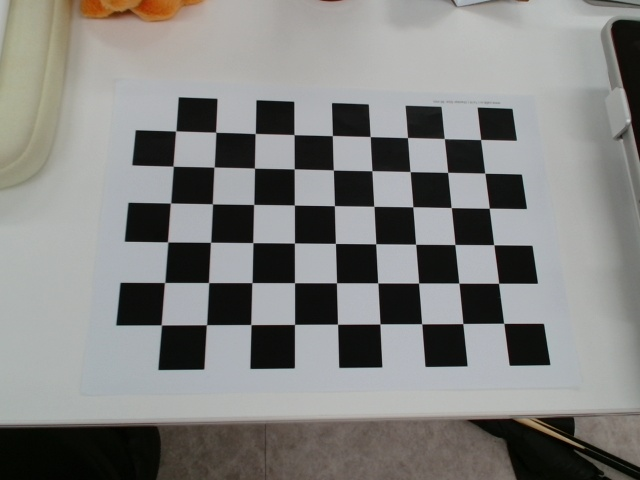
#> input picture calibration/captured_frames/capture_20241127_225745.jpg, 640 x 480 px; its folder holds only this picture in this run
$ python calibration.py
#> lines starting #> are read from the running program, lines starting #| are printed output that depends on the picture; after the words box and inside, x2 and y2 are one past the last pixel; in counts of white or black regions, pixels touching at a corner belong together; long printed decimals are rounded
# 저장된 사진으로 calibration을 수행하는 코드
import cv2
import numpy as np
import os
import glob

# Defining the dimensions of checkerboard
CHECKERBOARD = (9,6)
criteria = (cv2.TERM_CRITERIA_EPS + cv2.TERM_CRITERIA_MAX_ITER, 30, 0.001)

# Creating vector to store vectors of 3D points for each checkerboard image
objpoints = []
# Creating vector to store vectors of 2D points for each checkerboard image
imgpoints = []


# Defining the world coordinates for 3D points
objp = np.zeros((1, CHECKERBOARD[0] * CHECKERBOARD[1], 3), np.float32)
objp[0,:,:2] = np.mgrid[0:CHECKERBOARD[0], 0:CHECKERBOARD[1]].T.reshape(-1, 2)		# 한 칸에 30 mm
prev_img_shape = None

# Extracting path of individual image stored in a given directory
images = glob.glob('./captured_frames/*.jpg')
for fname in images:
    img = cv2.imread(fname)
#> img is the input picture: shape (480, 640, 3); mean B, G, R 128.1, 130.2, 130.3
    gray = cv2.cvtColor(img,cv2.COLOR_BGR2GRAY)
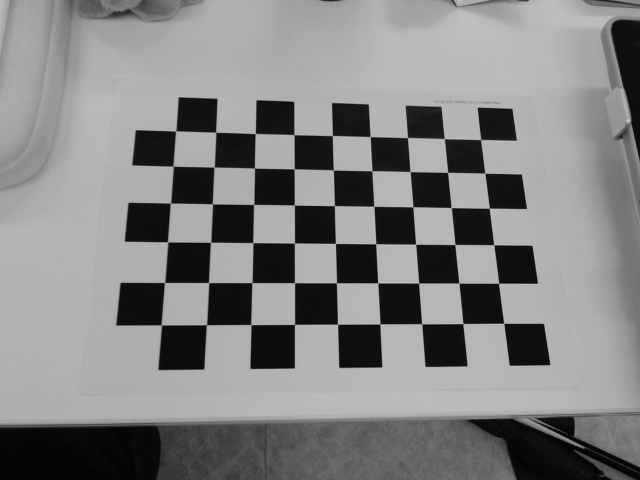
#> gray: shape (480, 640); min 0, max 200, mean 130
    # Find the chess board corners
    # If desired number of corners are found in the image then ret = true
    ret, corners = cv2.findChessboardCorners(gray, CHECKERBOARD, cv2.CALIB_CB_ADAPTIVE_THRESH + cv2.CALIB_CB_FAST_CHECK + cv2.CALIB_CB_NORMALIZE_IMAGE)
#> ret = True; corners = 54 rows, first 8: [503.8, 323.4], [462.8, 323.5], [421.6, 323.8], [379.9, 324], [337.5, 324.2], [294.5, 324.4], [250.8, 324.6], [206.5, 324.7]

    """
    If desired number of corner are detected,
    we refine the pixel coordinates and display
    them on the images of checker board
    """
    if ret == True:
        objpoints.append(objp)
        # refining pixel coordinates for given 2d points.
        corners2 = cv2.cornerSubPix(gray, corners, (11,11),(-1,-1), criteria)
#> corners2 = 54 rows, first 8: [503.7, 323.3], [462.8, 323.6], [421.7, 323.8], [379.9, 323.9], [337.5, 324.2], [294.5, 324.4], [250.9, 324.6], [206.5, 324.7]

        imgpoints.append(corners2)

        # Draw and display the corners
        img = cv2.drawChessboardCorners(img, CHECKERBOARD, corners2, ret)
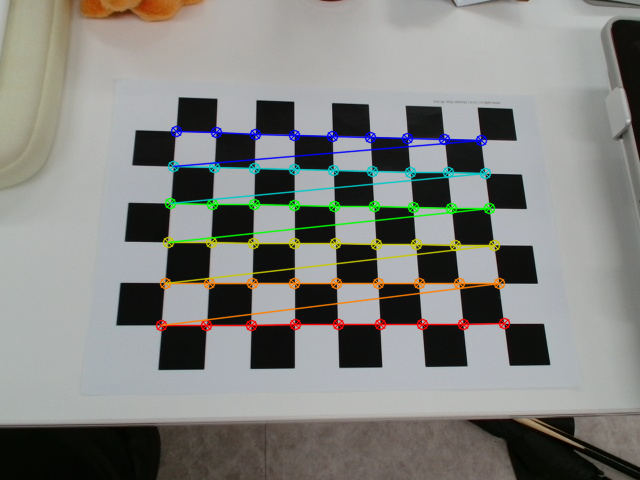
#> img: shape (480, 640, 3); 4.79% of pixels changed, all inside (x1, y1, x2, y2) = (155, 125, 511, 332)

    cv2.imshow('img',img)
    cv2.waitKey(0)
cv2.destroyAllWindows()

h,w = img.shape[:2]
#> h = 480; w = 640

"""
Performing camera calibration by
passing the value of known 3D points (objpoints)
and corresponding pixel coordinates of the
detected corners (imgpoints)
"""
ret, mtx, dist, rvecs, tvecs = cv2.calibrateCamera(objpoints, imgpoints, gray.shape[::-1], None, None)
#> ret = 0.0956; mtx = [[496.4, 0, 319.8], [0, 491.7, 259.8], [0, 0, 1]]; dist = [[-0.0255, 0.367, -0.000131, -0.00261, -1.07]]; rvecs = ([-0.127, 0.453, 3.1],); tvecs = ([4.4, 1.54, 11.86],)
print("Image shape: \n")
print(h, w)
#| 480 640
print("Camera matrix : \n")
print(mtx)
#| [[496.354   0.         319.766]
#|  [  0.         491.669 259.819]
#|  [  0.           0.           1.        ]]
print("dist : \n")
print(dist)
#| [[-2.55211014e-02  3.67202596e-01 -1.30728663e-04 -2.61281229e-03
#|   -1.06957675e+00]]
print("rvecs : \n")
print(rvecs)
#| (array([[-0.1265],
#|        [ 0.4534  ],
#|        [ 3.101]]),)
print("tvecs : \n")
print(tvecs)
#| (array([[ 4.403 ],
#|        [ 1.537],
#|        [11.863]]),)

$ run again, on calibration/captured_frames/capture_20241127_225756.jpg
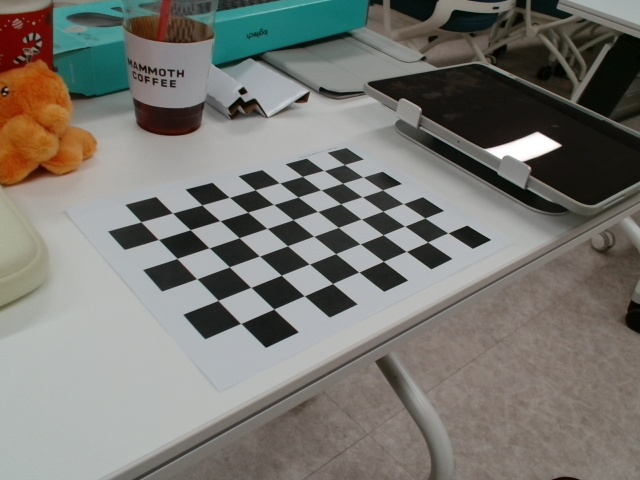
#> input picture calibration/captured_frames/capture_20241127_225756.jpg, 640 x 480 px
#> img is the input picture: shape (480, 640, 3); mean B, G, R 113.3, 118.8, 120.2
#> `gray = cv2.cvtColor(img,cv2.COLOR_BGR2GRAY)`:
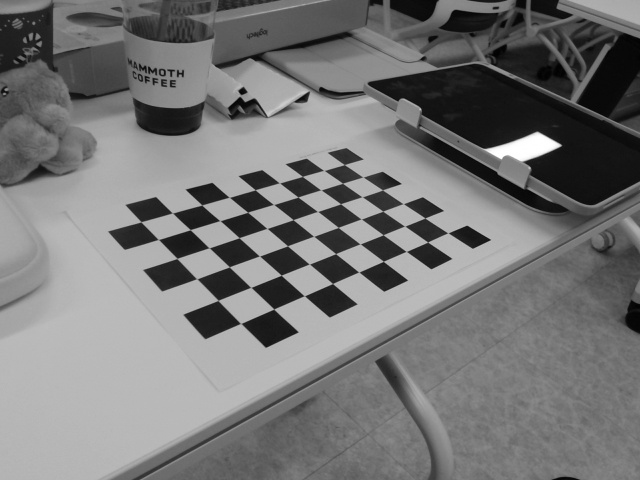
#> gray: shape (480, 640); min 1, max 255, mean 118.6
#> `ret, corners = cv2.findChessboardCorners(gray, CHECKERBOARD, cv2.CALIB..`: ret = True; corners = 54 rows, first 8: [447.8, 232.8], [427.7, 242.1], [406.2, 251.4], [383.4, 261.3], [358.9, 272.1], [332.5, 283.5], [304.4, 295.8], [273.8, 309]
#> corners2 = 54 rows, first 8: [448, 232.9], [427.7, 242], [406.3, 251.4], [383.3, 261.3], [358.8, 272.1], [332.5, 283.5], [304.3, 295.8], [273.8, 309]
#> `img = cv2.drawChessboardCorners(img, CHECKERBOARD, corners2, ret)`:
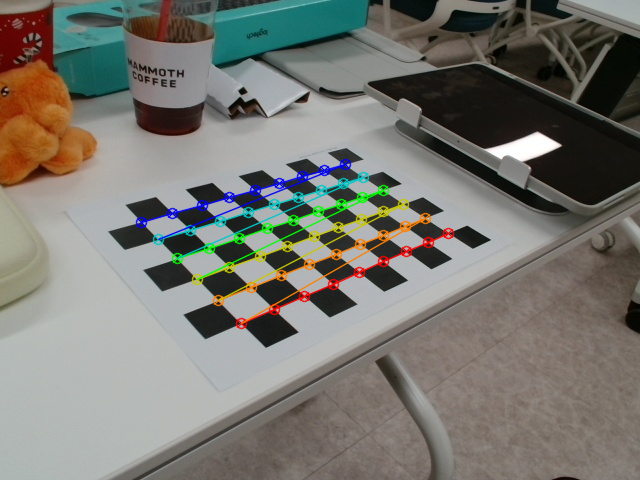
#> img: shape (480, 640, 3); 3.42% of pixels changed, all inside (x1, y1, x2, y2) = (135, 158, 455, 330)
#> `ret, mtx, dist, rvecs, tvecs = cv2.calibrateCamera(objpoints, imgpoint..`: ret = 0.142; mtx = [[599, 0, 314], [0, 552.5, 236.4], [0, 0, 1]]; dist = [[-0.034, 1.75, -0.00326, -0.0054, -14.01]]; rvecs = ([-0.58, 1.05, 2.29],); tvecs = ([4.29, -0.11, 19.13],)
#| 480 640
#| [[598.981   0.         314.033]
#|  [  0.         552.496 236.411]
#|  [  0.           0.           1.        ]]
#| [[-3.40436256e-02  1.75122725e+00 -3.25739886e-03 -5.39845192e-03
#|   -1.40072248e+01]]
#| (array([[-0.5799],
#|        [ 1.048],
#|        [ 2.293]]),)
#| (array([[ 4.288],
#|        [-0.1096],
#|        [19.133]]),)

$ run again, on calibration/captured_frames/capture_20241127_225759.jpg
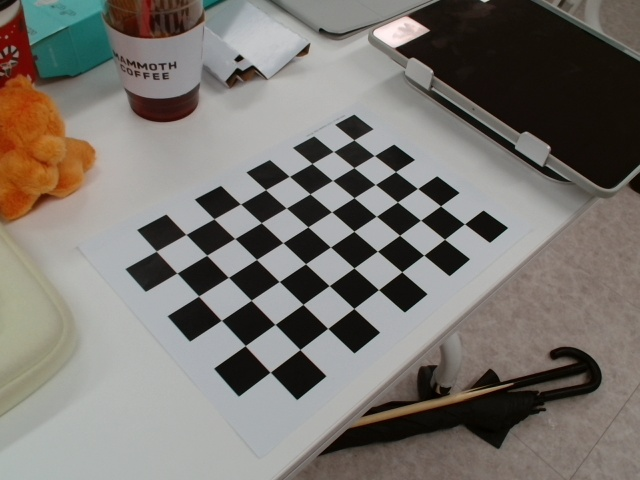
#> input picture calibration/captured_frames/capture_20241127_225759.jpg, 640 x 480 px
#> img is the input picture: shape (480, 640, 3); mean B, G, R 111.4, 116.9, 121.4
#> `gray = cv2.cvtColor(img,cv2.COLOR_BGR2GRAY)`:
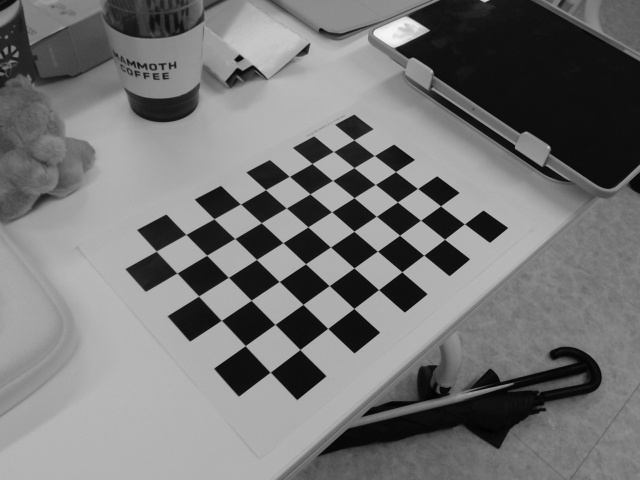
#> gray: shape (480, 640); min 1, max 246, mean 117.7
#> `ret, corners = cv2.findChessboardCorners(gray, CHECKERBOARD, cv2.CALIB..`: ret = True; corners = 54 rows, first 8: [464.5, 223.8], [444.5, 239.3], [423.7, 255.2], [401.7, 271.7], [378.5, 289.6], [353.8, 308.5], [327.8, 328.4], [299.9, 349.5]
#> corners2 = 54 rows, first 8: [464.4, 223.8], [444.6, 239.3], [423.8, 255.2], [401.8, 271.8], [378.5, 289.6], [353.9, 308.5], [327.7, 328.4], [299.9, 349.5]
#> `img = cv2.drawChessboardCorners(img, CHECKERBOARD, corners2, ret)`:
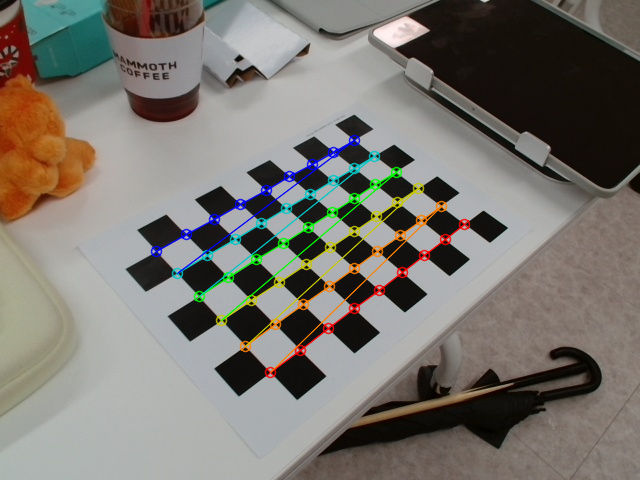
#> img: shape (480, 640, 3); 3.41% of pixels changed, all inside (x1, y1, x2, y2) = (150, 134, 471, 379)
#> `ret, mtx, dist, rvecs, tvecs = cv2.calibrateCamera(objpoints, imgpoint..`: ret = 0.117; mtx = [[568.5, 0, 321.7], [0, 550.2, 254.4], [0, 0, 1]]; dist = [[-0.201, 4.93, -0.000277, -0.00346, -32.12]]; rvecs = ([-0.416, 0.709, 2.32],); tvecs = ([4.53, -0.989, 17.96],)
#| 480 640
#| [[568.509   0.         321.720]
#|  [  0.         550.173 254.387]
#|  [  0.           0.           1.        ]]
#| [[-2.01024901e-01  4.93391616e+00 -2.77398966e-04 -3.45762546e-03
#|   -3.21235868e+01]]
#| (array([[-0.4164],
#|        [ 0.7086],
#|        [ 2.321]]),)
#| (array([[ 4.525],
#|        [-0.9895],
#|        [17.964]]),)

$ run again, on calibration/captured_frames/capture_20241127_225804.jpg
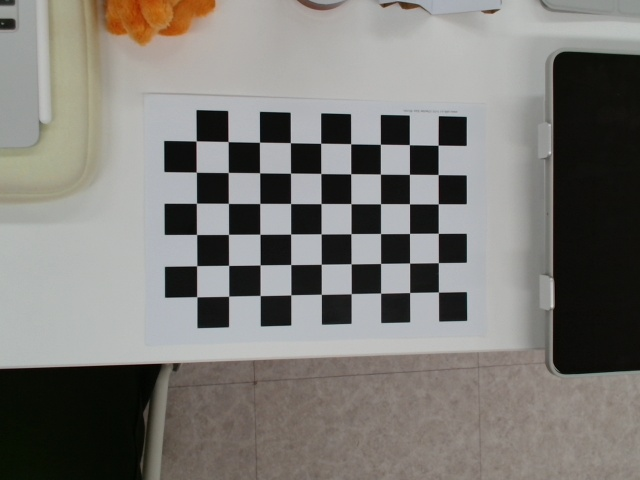
#> input picture calibration/captured_frames/capture_20241127_225804.jpg, 640 x 480 px
#> img is the input picture: shape (480, 640, 3); mean B, G, R 118.7, 122.9, 125.1
#> `gray = cv2.cvtColor(img,cv2.COLOR_BGR2GRAY)`:
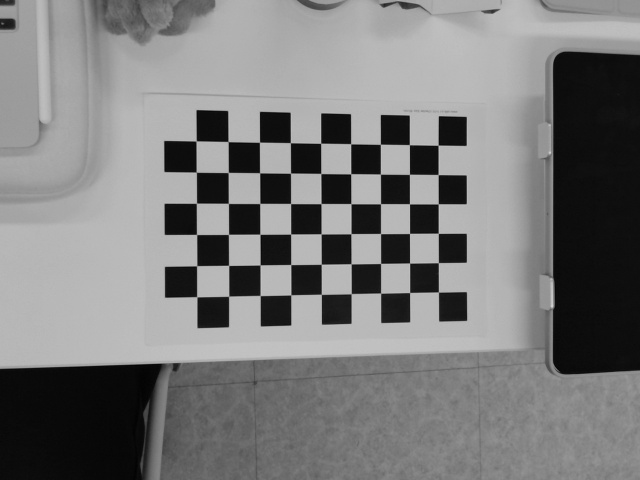
#> gray: shape (480, 640); min 1, max 207, mean 123.1
#> `ret, corners = cv2.findChessboardCorners(gray, CHECKERBOARD, cv2.CALIB..`: ret = True; corners = 54 rows, first 8: [438.4, 292], [409.6, 292.5], [380.6, 293.1], [351.2, 293.7], [321.3, 294.3], [290.8, 294.9], [260.1, 295.5], [228.6, 296.3]
#> corners2 = 54 rows, first 8: [438.4, 292], [409.6, 292.5], [380.6, 293.1], [351.2, 293.7], [321.3, 294.3], [290.8, 294.8], [260.2, 295.5], [228.7, 296.2]
#> `img = cv2.drawChessboardCorners(img, CHECKERBOARD, corners2, ret)`:
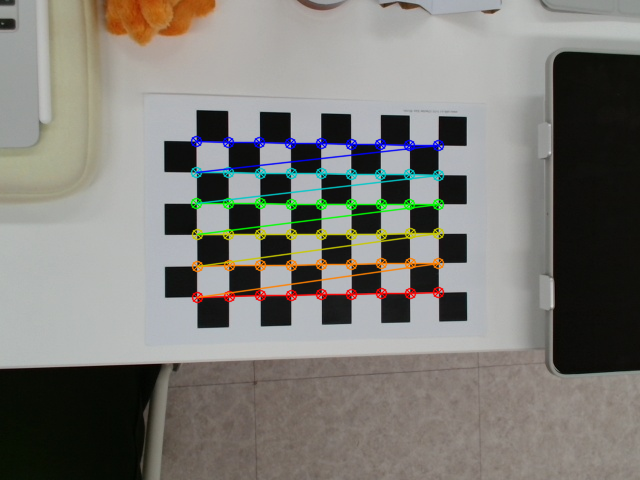
#> img: shape (480, 640, 3); 3.9% of pixels changed, all inside (x1, y1, x2, y2) = (190, 135, 445, 304)
#> `ret, mtx, dist, rvecs, tvecs = cv2.calibrateCamera(objpoints, imgpoint..`: ret = 0.0927; mtx = [[1358.6, 0, 315.6], [0, 1292.8, 232.1], [0, 0, 1]]; dist = [[-0.0733, 13.74, 0.000395, -0.00591, 0.0889]]; rvecs = ([-0.489, -0.00834, 3.1],); tvecs = ([3.98, 2.04, 44.03],)
#| 480 640
#| [[1.35864025e+03 0.00000000e+00 3.15623786e+02]
#|  [0.00000000e+00 1.29278533e+03 2.32131498e+02]
#|  [0.00000000e+00 0.00000000e+00 1.00000000e+00]]
#| [[-7.33227869e-02  1.37390383e+01  3.94897064e-04 -5.90672768e-03
#|    8.89009711e-02]]
#| (array([[-0.4895 ],
#|        [-0.00834],
#|        [ 3.099]]),)
#| (array([[ 3.983],
#|        [ 2.039],
#|        [44.027 ]]),)

$ run again, on calibration/captured_frames/capture_20241127_225747.jpg
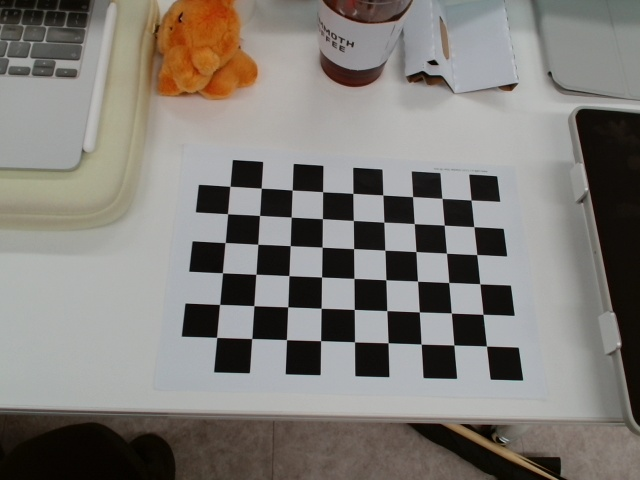
#> input picture calibration/captured_frames/capture_20241127_225747.jpg, 640 x 480 px
#> img is the input picture: shape (480, 640, 3); mean B, G, R 119.5, 124.5, 128.3
#> `gray = cv2.cvtColor(img,cv2.COLOR_BGR2GRAY)`:
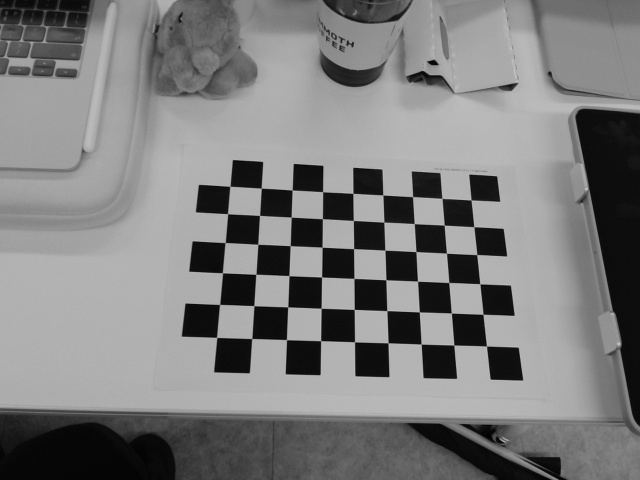
#> gray: shape (480, 640); min 1, max 197, mean 125.1
#> `ret, corners = cv2.findChessboardCorners(gray, CHECKERBOARD, cv2.CALIB..`: ret = True; corners = 54 rows, first 8: [486.5, 346.1], [453.8, 345], [421.1, 344.1], [388.1, 342.7], [354.5, 341.9], [320.6, 340.6], [286.4, 339.6], [251.7, 338.6]
#> corners2 = 54 rows, first 8: [486.5, 346], [453.9, 345], [421.1, 344.1], [388.1, 342.8], [354.5, 341.8], [320.6, 340.7], [286.5, 339.6], [251.8, 338.5]
#> `img = cv2.drawChessboardCorners(img, CHECKERBOARD, corners2, ret)`:
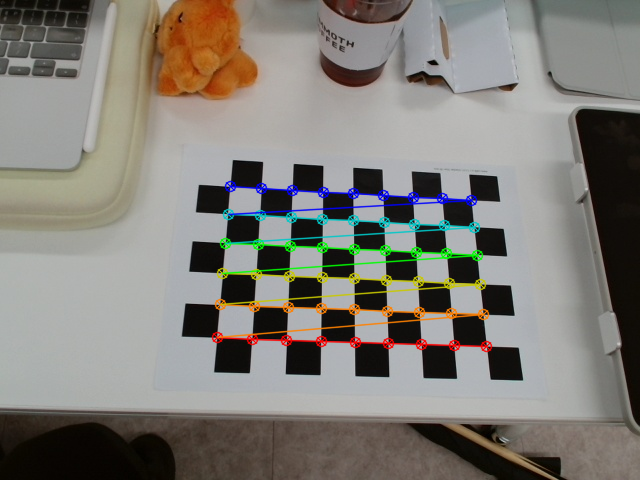
#> img: shape (480, 640, 3); 4.04% of pixels changed, all inside (x1, y1, x2, y2) = (211, 180, 493, 353)
#> `ret, mtx, dist, rvecs, tvecs = cv2.calibrateCamera(objpoints, imgpoint..`: ret = 0.101; mtx = [[643.6, 0, 324.1], [0, 629.3, 193.3], [0, 0, 1]]; dist = [[0.115, -1.47, -0.00333, -0.00624, 6.75]]; rvecs = ([0.161, -0.719, -3.02],); tvecs = ([4.88, 4.69, 19.28],)
#| 480 640
#| [[643.622   0.         324.118]
#|  [  0.         629.315 193.270]
#|  [  0.           0.           1.        ]]
#| [[ 1.15489842e-01 -1.46771210e+00 -3.32734493e-03 -6.23879619e-03
#|    6.74866395e+00]]
#| (array([[ 0.1611 ],
#|        [-0.7186],
#|        [-3.019]]),)
#| (array([[ 4.877],
#|        [ 4.694],
#|        [19.283]]),)
